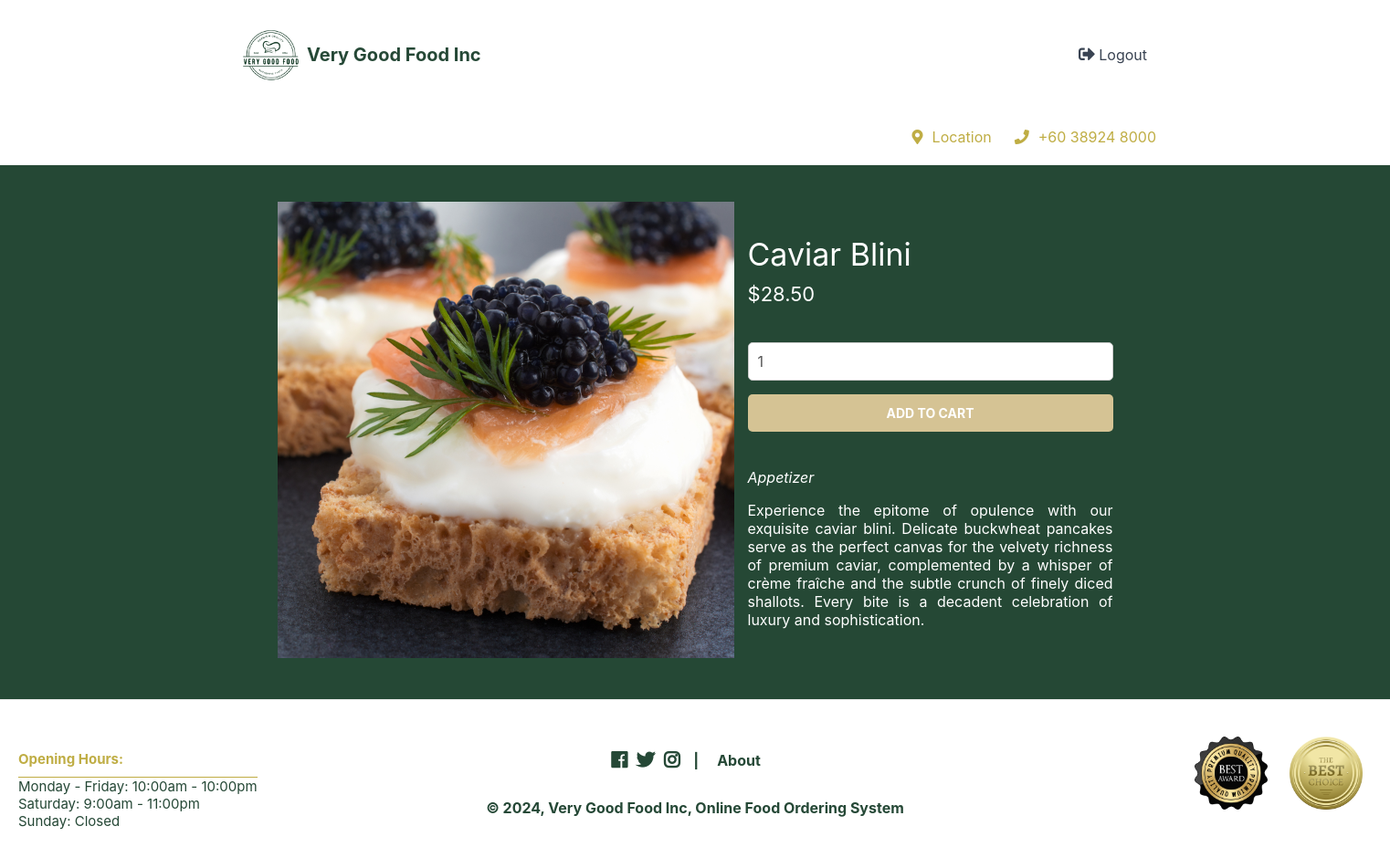
/index.php?page=product&id=6 (signed in), run on the app's committed database.
### tables this page shows
CREATE TABLE `dishes` (
  `id` int(11) NOT NULL,
  `name` varchar(200) NOT NULL,
  `description` text NOT NULL,
  `price` decimal(7,2) NOT NULL,
  `quantity` int(11) NOT NULL,
  `img` text NOT NULL,
  `category_id` int(11) NOT NULL
);

### product.php (the view, shortened to what this page needs)
<?php
if (isset($_GET['id'])) {
    $stmt = $pdo->prepare('SELECT * FROM dishes WHERE id = ?');
    $stmt->execute([$_GET['id']]);
    $dish = $stmt->fetch(PDO::FETCH_ASSOC);
} else {
    error_page('Dish ID not specified', 'The dish ID is required to display a dish.');
    exit();
}
?>
<?=template_header($dish['name'])?>
<div class="product content-wrapper">
    <img src="imgs/<?=$dish['img']?>" width="500" height="500" alt="<?=$dish['name']?>">
    <div>
        <h1 class="name"><?=$dish['name']?></h1>
        <span class="price">
            &dollar;<?=$dish['price']?>
        </span>
        <form action="index.php?page=cart" method="post">
            <input type="number" name="quantity" value="1" min="1" max="<?=$dish['quantity']?>" placeholder="Quantity" required>
            <input type="submit" value="Add To Cart">
        </form>
        <div class="description">
            <?=$dish['description']?>
        </div>
    </div>
</div>
<?=template_footer()?>

### style.css (style rules this page uses)
* { box-sizing: border-box; font-family: -apple-system, BlinkMacSystemFont, "segoe ui", roboto, oxygen, ubuntu, cantarell, "fira sans", "droid sans", "helvetica neue", Arial, sans-serif; font-size: 16px; -webkit-font-smoothing: antialiased; -moz-osx-font-smoothing: grayscale; }
html { height: 100%; }
body { position: relative; min-height: 100%; color: #555555; background-color: #062e19df; margin: 0; padding-bottom: 150px; }
h1, h2, h3, h4, h5 { color: #394352; }
.content-wrapper { width: 1050px; margin: 0 auto; }
main > .product { display: flex; padding: 40px 0; margin-bottom: 40px; }
main > .product > div { padding-left: 15px; }
main > .product h1 { font-size: 34px; color: white; font-weight: normal; margin: 0; padding: 20px 0 10px 0; }
main > .product .price { display: block; font-size: 22px; color: #ffffff; }
main > .product form { display: flex; flex-flow: column; margin: 40px 0; }
main > .product form input[type="number"] { width: 400px; padding: 10px; margin-bottom: 15px; border: 1px solid #ccc; color: #555555; border-radius: 5px; }
main > .product form input[type="submit"] { background: #eed5a2df; border: 0; color: #FFFFFF; width: 400px; padding: 12px 0; text-transform: uppercase; font-size: 14px; font-weight: bold; border-radius: 5px; cursor: pointer; }
main > .product .description { color: white; max-width: 400px; text-align: justify; }
.content-wrapper { margin: 0 auto; padding: 20px; justify-content: center; align-items: center; }

### data on the page
dishes: img (picture), name "Caviar Blini", price "28.50", description "Appetizer Experience the epitome of opulence with our exquisite caviar blini. Delicate buckwheat pancakes serve as the perfect canvas for the velvety richness of premium caviar, complemented by a whisper of crème fraîche and the subtle crunch of finely diced shallots. Every bite is a decadent celebration of luxury and sophistication."
